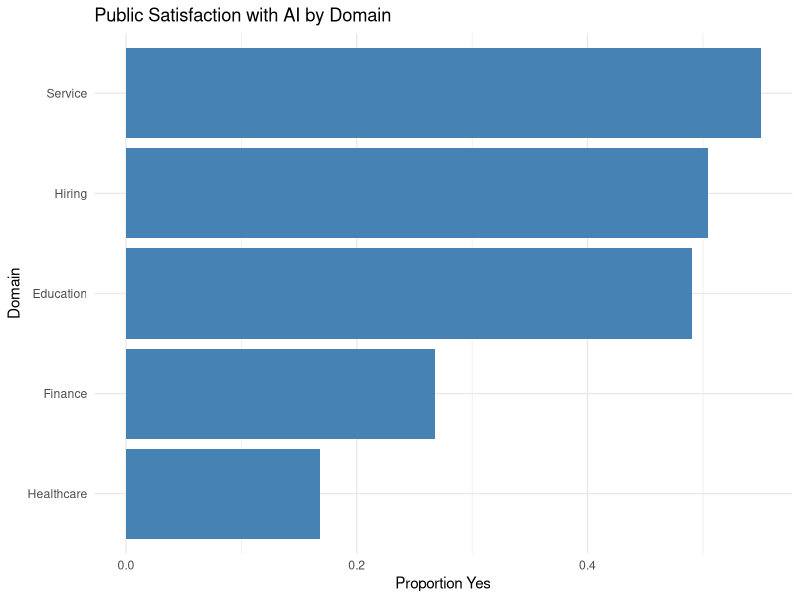
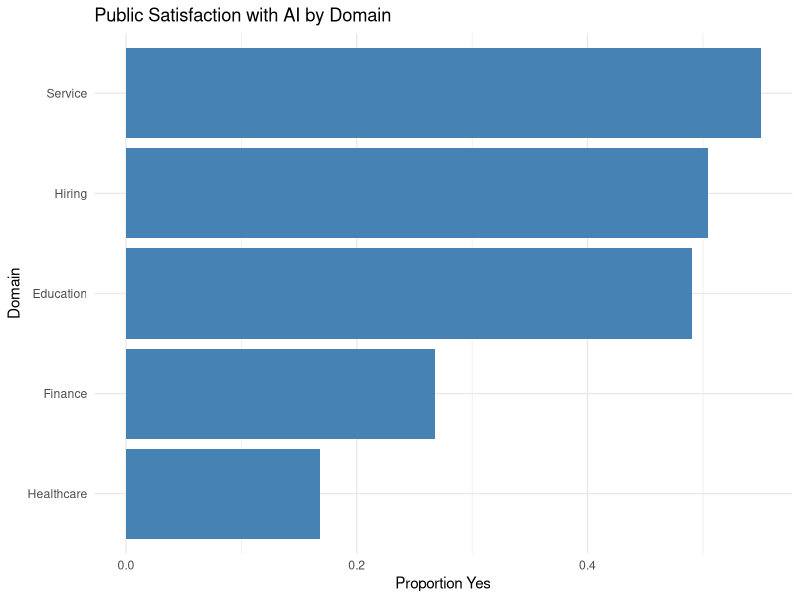
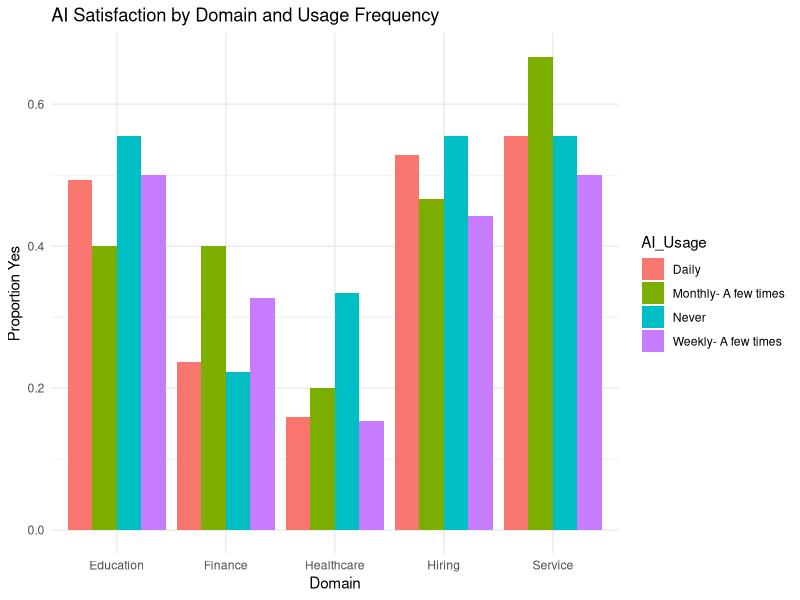
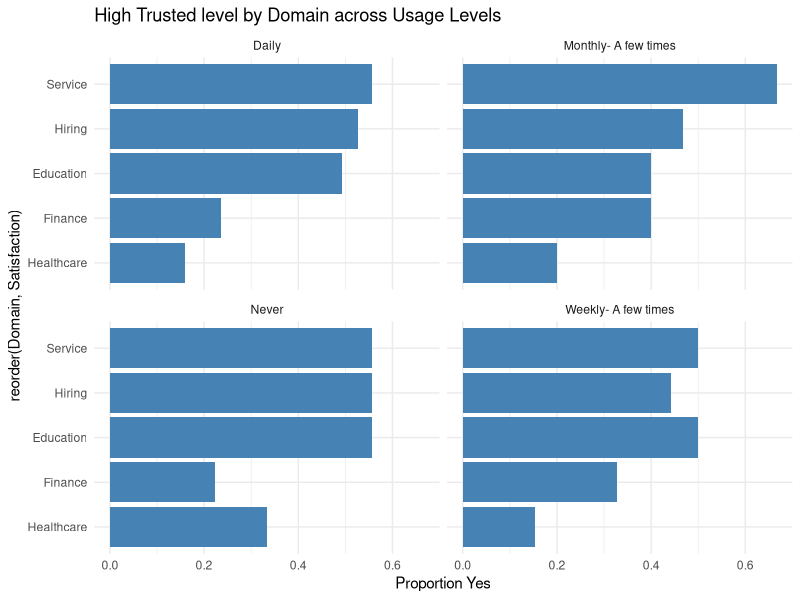

Write R code to recreate these figures, in order.
##-------------------------------------
# Does satisfaction differ by domain AND usage level?
# Do frequent users trust AI more across domains?
#---------------------------------------
library(dplyr)
library(tidyr)
library(ggplot2)

# Read data
df <- read.csv("prepared_data.csv")

# Convert wide → long using base R
df_long <- data.frame(
  Domain = rep(c("Healthcare","Finance","Education","Hiring","Service"),
               each = nrow(df)),
  Response = c(df$Healthcare,
               df$Finance,
               df$Education,
               df$Hiring,
               df$Service)
)


# Compute proportion of "Yes" for each domain
yes_rate <- c(
  Healthcare = mean(df$Healthcare == "Yes", na.rm = TRUE),
  Finance    = mean(df$Finance == "Yes", na.rm = TRUE),
  Education  = mean(df$Education == "Yes", na.rm = TRUE),
  Hiring     = mean(df$Hiring == "Yes", na.rm = TRUE),
  Service    = mean(df$Service == "Yes", na.rm = TRUE)
)

# Convert to data frame
df_plot <- data.frame(
  Domain = names(yes_rate),
  Satisfaction = yes_rate
)

# Plot (ordered)
library(ggplot2)

ggplot(df_plot, aes(x = reorder(Domain, Satisfaction), y = Satisfaction)) +
  geom_col(fill = "steelblue") +
  coord_flip() +
  labs(title = "Public Satisfaction with AI by Domain",
       x = "Domain",
       y = "Proportion Yes") +
  theme_minimal()


# Compute proportion of "Yes" for each domain
yes_rate <- c(
  Healthcare = mean(df$Healthcare == "Yes", na.rm = TRUE),
  Finance    = mean(df$Finance == "Yes", na.rm = TRUE),
  Education  = mean(df$Education == "Yes", na.rm = TRUE),
  Hiring     = mean(df$Hiring == "Yes", na.rm = TRUE),
  Service    = mean(df$Service == "Yes", na.rm = TRUE)
)

# Convert to data frame
df_plot <- data.frame(
  Domain = names(yes_rate),
  Satisfaction = yes_rate
)

# Plot (ordered)
library(ggplot2)

ggplot(df_plot, aes(x = reorder(Domain, Satisfaction), y = Satisfaction)) +
  geom_col(fill = "steelblue") +
  coord_flip() +
  labs(title = "Public Satisfaction with AI by Domain",
       x = "Domain",
       y = "Proportion Yes") +
  theme_minimal()


# --------------------------------------------------------------------------

# Reshape
df_long <- df %>%
  pivot_longer(cols = c(Healthcare, Finance, Education, Hiring, Service),
               names_to = "Domain",
               values_to = "Response")

# Satisfaction variable
df_long$Satisfied <- ifelse(df_long$Response == "Yes", 1, 0)

# Aggregate by Domain + Usage
df_usage <- df_long %>%
  group_by(AI_Usage, Domain) %>%
  summarise(Satisfaction = mean(Satisfied, na.rm = TRUE))

# Plot
# The personal who trusted this Domain and according to their uses duration.
ggplot(df_usage, aes(x = Domain, y = Satisfaction, fill = AI_Usage)) +
  geom_col(position = "dodge") +
  labs(title = "AI Satisfaction by Domain and Usage Frequency",
       y = "Proportion Yes") +
  theme_minimal()

ggplot(df_usage, aes(x = reorder(Domain, Satisfaction), y = Satisfaction)) +
  geom_col(fill = "steelblue") +
  facet_wrap(~AI_Usage) +
  coord_flip() +
  labs(title = "High Trusted level by Domain across Usage Levels",
       y = "Proportion Yes") +
  theme_minimal()

####--------
